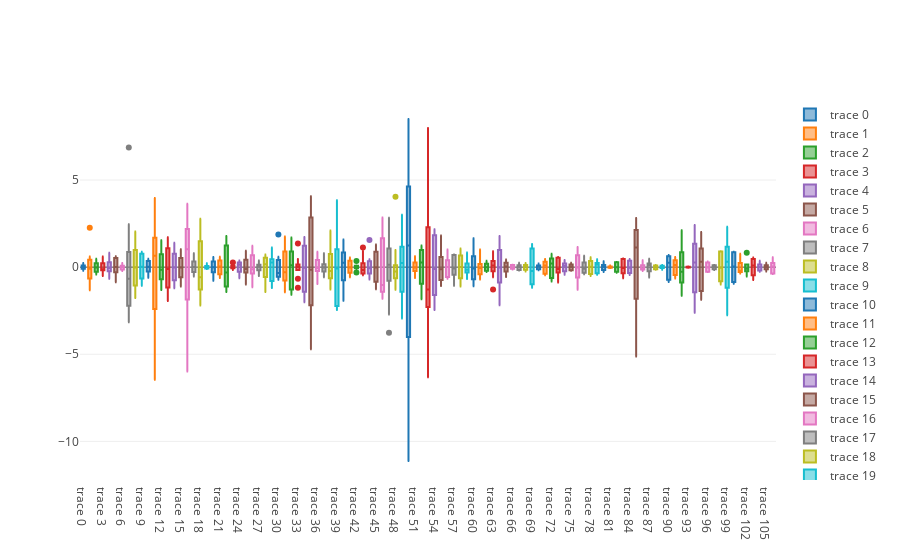

Write notebook code for a chart like this one.
### Markdown cell above
### Can testosterone trends be modeled with the linear line?

### Code cell
from sklearn.preprocessing import PolynomialFeatures
from sklearn.linear_model import LinearRegression
from sklearn.pipeline import Pipeline

model = Pipeline([('poly', PolynomialFeatures(degree=1)),('linear', LinearRegression(fit_intercept=False))])

errors = []
residuals = []
for y in male_testosterones:
    x = np.arange(len(y))
    model = model.fit(np.arange(len(y))[:, np.newaxis], y)
    y_hat = model.named_steps['linear'].coef_[0] + model.named_steps['linear'].coef_[1] * x
    residual = y - y_hat
    error = np.mean((residual) ** 2) ** .5
    errors.append(error)
    residuals.append(residual)

data = [go.Box(y=residual, hoverinfo=residual.index[0]) for residual in residuals]
iplot(data)
